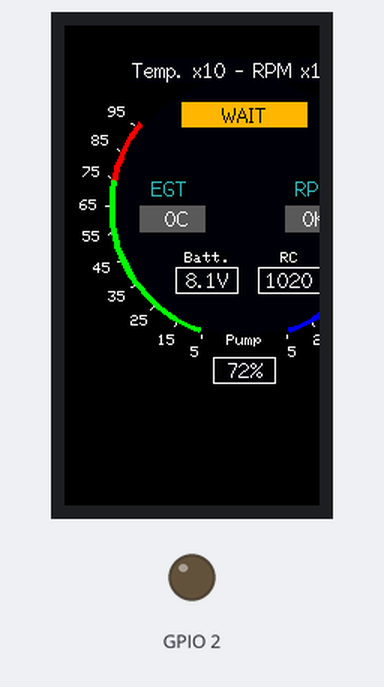
This sketch was run on a simulated ESP32. Shown: 170×320 colour display, output pins drawn as LEDs (lit = HIGH). What the sketch prints to the serial monitor is not drawn.

Above: at 0.3 s.
At 2.0 s:
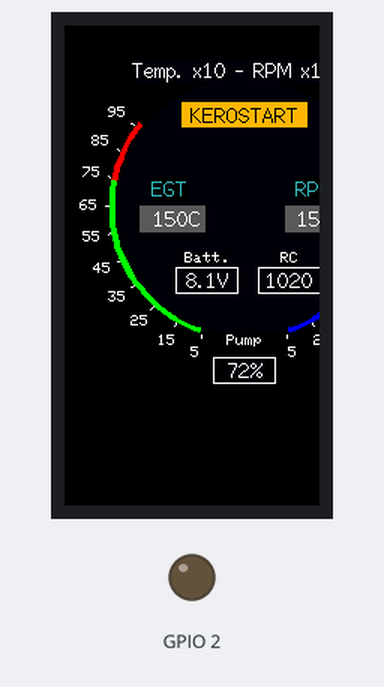
At 4.3 s:
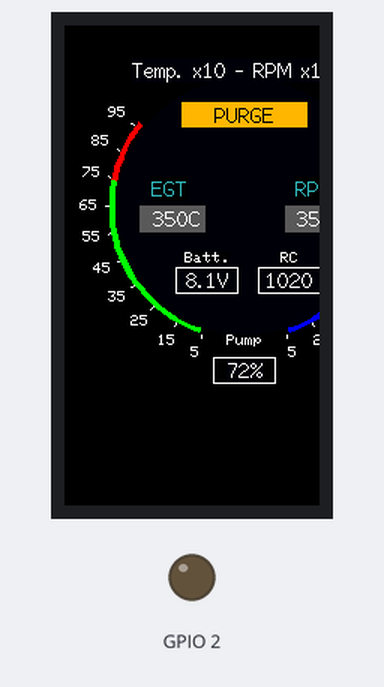
At 8.3 s:
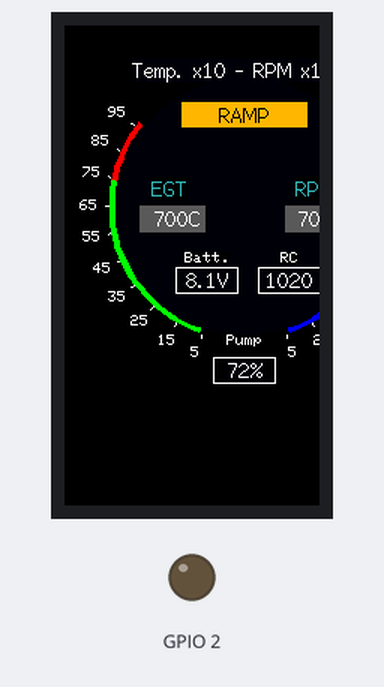
At 16.2 s:
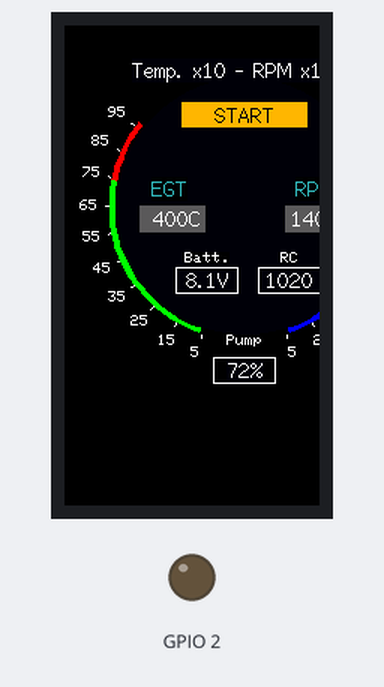
At 39.4 s:
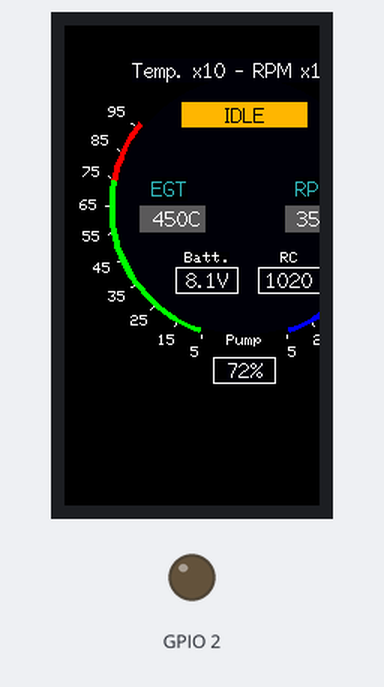

The sketch:

watchESP.ino
```cpp
#include <TFT_eSPI.h>
#include "fonts.h"
//#include "test.h"
//#include "time.h"
//#include "RTClib.h"

//RTC_DS3231 rtc;

TFT_eSPI tft = TFT_eSPI();
TFT_eSprite img = TFT_eSprite(&tft);
//TFT_eSprite txt = TFT_eSprite(&tft);
TFT_eSprite needle_egt = TFT_eSprite(&tft); // Sprite object for needle
TFT_eSprite needle_rpm = TFT_eSprite(&tft); // Sprite object for needle
//uint16_t* tft_buffer;
//uint16_t  spr_width = 0;
//bool buffer_loaded = false;
//uint16_t  bg_color =0;
char temp[6] ;

#define DEG2RAD 0.0174532925
#define AA_FONT_LARGE NotoSansBold36
#define color1 TFT_WHITE
#define color2  0x8410
#define color3 0x5ACB
#define color4 0x15B3
#define color5 0x00A3

#define Maxtemp 750
#define Mintemp 50
#define Maxrpm  140000
#define Idlerpm 35000
#define Minrpm  5000
#define Maxtemp10 Maxtemp*1.1
#define Maxrpm10 Maxrpm*1.1
#define EGT_INTERVALS 10
#define EGT_INTERVAL 100
#define RPM_INTERVALS 10
#define RPM_INTERVAL 20

#define NEEDLE_LENGTH 10  // Visible length
#define NEEDLE_WIDTH  5  // Width of needle - make it an odd number
#define NEEDLE_RADIUS 84 // Radius at tip
#define NEEDLE_COLOR1 TFT_WHITE  // Needle periphery colour
#define NEEDLE_COLOR2 TFT_WHITE     // Needle centre colour
#define DIAL_CENTRE_X 120
#define DIAL_CENTRE_Y 120

volatile int counter = 0;
float VALUE;
float lastValue=0;

double rad=0.01745;
float x[360];
float y[360];


float px[360];
float py[360];

float lx[360];
float ly[360];


int r=104;
int sx=120;
int sy=120;

String cc[12]={"45","40","35","30","25","20","15","10","05","0","55","50"};
String days[]={"SUNDAY", "MONDAY", "TUESDAY", "WEDNESDAY", "THURSDAY", "FRIDAY", "SATURDAY"};
String status[] = {"WAIT","START","GLOW","KEROSTART","PREHEAT","RAMP","IDLE","PURGE","COOL"};
int EGT_values[EGT_INTERVALS] ;
int RPM_values[RPM_INTERVALS] ;
int start[12];
int startP[60];
int EGT[EGT_INTERVALS];
int RPM[RPM_INTERVALS] ;

const int pwmFreq = 5000;
const int pwmResolution = 8;
const int pwmLedChannelTFT = 0;

int status_width ;
int alarm_width ;
int pump_width ;
int titre_width ;
int egt_rpm_width ;

int angle=0;
bool onOff=0;
bool debounce=0;

String h,m,s,d1,d2,m1,m2;

void setup() {

 int temp_interval = EGT_INTERVAL;//(Maxtemp10 - Mintemp) / 9 ;
 int intervale ;
 Serial.begin(115200);
 Serial.println("Starting....") ;

 Serial.println("EGT_values[i]") ;
 for(int i=0;i<EGT_INTERVALS;i++)
 {
   EGT_values[i] = (Mintemp + i*temp_interval)/10 ;
   Serial.print(EGT_values[i]) ;
   Serial.print(";") ;
 }
Serial.println(" ") ;

 Serial.println("RPM_values[i]") ;

intervale = ((Maxrpm10 - Minrpm)/(RPM_INTERVALS-2))/1000 ;
  for(int i=0;i<RPM_INTERVALS;i++)
 {
   RPM_values[i] = (Minrpm/1000 + i*intervale) ;
   Serial.print(RPM_values[i]) ;
   Serial.print(";") ;
 }
 Serial.println(" ") ;

    pinMode(2,OUTPUT);
    pinMode(0,INPUT_PULLUP);
    pinMode(35,INPUT_PULLUP);
    pinMode(13,INPUT_PULLUP);

    digitalWrite(2,0);

    tft.init();
    tft.fillScreen(TFT_BLACK);


  img.setTextFont(2);
  status_width = img.textWidth("-KEROSTART-");
  alarm_width = img.textWidth("-ALARM-");
  pump_width = img.textWidth(".7777.");
  titre_width = img.textWidth("Temp. x10 - RPM x1000");
  egt_rpm_width = img.textWidth("-777C-") ;


  //img.setSwapBytes(true);
  img.createSprite(240, 240);
  img.setTextDatum(4);

  tft.setPivot(DIAL_CENTRE_X, DIAL_CENTRE_Y);
    // Create the needle Sprite
  createNeedles();
    // Reset needle position to 0
  plotNeedles(0, 0);
    //delay(2000);

int b=0;
int b2=0;
int b3=0;
int b4=5;


    for(int i=0;i<360;i++)
    {
       x[i]=(r*cos(rad*i))+sx;
       y[i]=(r*sin(rad*i))+sy;
       px[i]=((r-11)*cos(rad*i))+sx;
       py[i]=((r-11)*sin(rad*i))+sy;
       lx[i]=((r-13)*cos(rad*i))+sx;
       ly[i]=((r-13)*sin(rad*i))+sy;

       if(i%30==0){
       start[b]=i;
       b++;
       }

       if(i > 100 && i < 240 )
       {
        if(i%12==0){
        EGT[b3]=i;
        b3++;
        }
       }

       if(i > 0 && i <= 80 )
       {
        if(i%12==0){
        RPM[b4]=i;
        Serial.print(b4);
        Serial.print("-") ;
        Serial.print(RPM[b4]);
        Serial.print(";") ;
        b4--;
        if(b4 <0 )b4 = 9;
        }
       }
       if(i > 320 && i <= 360 )
       {
        if(i%12==0){
        RPM[b4]=i;
        Serial.print(b4);
        Serial.print("-") ;
        Serial.print(RPM[b4]);
        Serial.print(";") ;
        b4--;
        if(b4 <0 )b4 = 9;
        }
       }

       if(i%6==0){
       startP[b2]=i;
       b2++;
       }
      }
Serial.println(" ") ;
Serial.println("RPM");
for(int i=0;i<11 ; i++)
{
        Serial.print(RPM[i]);
        Serial.print(";") ;
}
Serial.println(" ") ;
Serial.println("EGT");
for(int i=0;i<11 ; i++)
{
        Serial.print(EGT[i]);
        Serial.print(";") ;
}
Serial.println(" ") ;
draw_statics() ;
}

int lastAngle=0;
float circle=100;
bool dir=0;
int rAngle=359;

void draw_statics()
{
  int triangles_red,triangles_green,angle_red,angle_green ;

  triangles_green  = (Maxtemp/10 * 36 / 95)-1 ;
  triangles_red = 36 - triangles_green ;
  angle_red = 200 + triangles_green*3 ;

  // EGT
  fillArc(DIAL_CENTRE_X, DIAL_CENTRE_Y, 200,triangles_green, 90,90, 3, TFT_GREEN);
  fillArc(DIAL_CENTRE_X, DIAL_CENTRE_Y, angle_red, triangles_red, 90,90, 3, TFT_RED);
  // RPM
  fillArc(DIAL_CENTRE_X, DIAL_CENTRE_Y, 52, 6, 90,90, 3, TFT_RED);
  fillArc(DIAL_CENTRE_X, DIAL_CENTRE_Y, 70, 30, 90,90, 3, TFT_BLUE);
  img.setTextFont(1) ;
  for(int i=0;i<EGT_INTERVALS;i++)
    {
       //txt.drawString(EGT_values[i],x[start[i]+angle],y[start[i]+angle],2);
       img.drawNumber(EGT_values[i],x[EGT[i]],y[EGT[i]]);
       img.drawNumber(RPM_values[i],x[RPM[i]],y[RPM[i]]);
       img.drawLine(px[EGT[i]],py[EGT[i]],lx[EGT[i]],ly[EGT[i]],color1);
       img.drawLine(px[RPM[i]],py[RPM[i]],lx[RPM[i]],ly[RPM[i]],color1);
     }


  img.pushSprite(0,0,0);
}

void loop() {
//Serial.println(millis());

  char str_egt[5] ;
  char str_rpm[5] ;
  static int count = 0 ;
  static int current_status = 0 ;
  int32_t millis_prec = millis();
  //uint16_t angle_egt = random(950); // random speed in range 0 to 240
  //uint16_t angle_rpm = random(200); // random speed in range 0 to 240
  static uint16_t angle_egt ; // random speed in range 0 to 240
  static uint16_t angle_rpm ; // random speed in range 0 to 240
  int time_to_draw ;

  //sprintf(str_egt,"%dC",angle_egt);
  //sprintf(str_rpm,"%dK",angle_rpm);
  sprintf(str_egt,"%dC",angle_egt*10);
  sprintf(str_rpm,"%dK",angle_rpm);
  angle=0;//now.second()*6;
  // Plot needle at random angle in range 0 to 240, speed 40ms per increment
  //img.fillSprite(TFT_BLACK);

  //spr.drawString("Temp. x10 - RPM x1000",spr_width/2, spr.fontHeight()/2) ;

  img.fillCircle(DIAL_CENTRE_X,DIAL_CENTRE_Y,NEEDLE_RADIUS+1,1) ;
  img.setTextFont(2) ;
  img.fillRect(50,120,egt_rpm_width,img.fontHeight()+2,color3);
  img.fillRect(147,120,egt_rpm_width,img.fontHeight()+2,color3);
  img.fillRect(120-status_width/2,60-img.fontHeight()/2-1,status_width,img.fontHeight()+1,TFT_ORANGE);

  img.setTextColor(TFT_WHITE,TFT_BLACK);
  img.drawRect(120-pump_width/2,230-img.fontHeight()/2-1,pump_width,img.fontHeight()+2,TFT_WHITE);
  img.drawString("Pump",120,210,1) ;
  img.setTextColor(0x35D7,TFT_BLACK);
  img.drawString("EGT",70,125-img.fontHeight(),2);
  img.drawString("RPM",167,125-img.fontHeight(),2);
  img.setTextColor(TFT_WHITE,TFT_BLACK);
  img.setTextFont(1) ;
  img.drawString("Batt.",95,155,1) ;
  img.drawString("RC",150,155,1) ;
  img.setTextFont(2) ;
  img.drawRect(150-pump_width/2,170-img.fontHeight()/2-1,pump_width,img.fontHeight()+2,TFT_WHITE);
  img.drawRect(95-pump_width/2,170-img.fontHeight()/2-1,pump_width,img.fontHeight()+2,TFT_WHITE);


  img.setTextFont(2) ;
  img.setTextColor(1,TFT_ORANGE);
  img.drawString(status[current_status],120,60) ;
  if(angle_egt > Maxtemp/10)
  {
    img.fillRect(120-alarm_width/2,90-img.fontHeight()/2-1,alarm_width,img.fontHeight()+1,TFT_RED);
    img.setTextColor(TFT_WHITE,TFT_RED);
    img.drawString("ALARM",120,90) ;
    img.drawString("Overheat",120,110) ;
  }
  if(angle_rpm > Maxrpm/1000)
  {
    img.fillRect(120-alarm_width/2,90-img.fontHeight()/2-1,alarm_width,img.fontHeight()+1,TFT_RED);
    img.setTextColor(TFT_WHITE,TFT_RED);
    img.drawString("ALARM",120,90) ;
    img.drawString("Overspeed",120,110) ;
  }

  img.setTextColor(TFT_WHITE,1);
  img.drawString("Temp. x10 - RPM x1000",120,30) ;
  img.drawString("72%",120,230) ;
  img.drawString("8.1V",95,170) ;
  img.drawString("1020",150,170) ;


  img.setTextColor(TFT_WHITE,color3);
  img.drawString(str_egt,75,120+img.fontHeight()/2+1,2);
  img.drawString(str_rpm,167,120+img.fontHeight()/2+1,2);

  img.pushSprite(0,0,0);
 // txt.pushSprite(0,0,0);
 // spr.pushSprite(120 - spr_width / 2, 25,0);

  plotNeedles(angle_egt, angle_rpm);
//  time_to_draw = millis()-millis_prec ;
//  Serial.print(time_to_draw) ;
//  Serial.println("ms") ;
  angle_egt +=5;
  angle_rpm +=5 ;
  current_status++ ;
  if(current_status > 8) current_status = 0 ;
  if(angle_egt > 95) angle_egt = 0 ;
  if(angle_rpm > Maxrpm10/1000) angle_rpm = 0 ;
/*  plotNeedles(EGT_values[count], RPM_values[count]);
count++ ;
if(count > 9)
  count = 0 ;
Serial.print(EGT_values[count]);
Serial.print(";") ;
Serial.print(RPM_values[count]);
Serial.println(";") ;
Serial.println(" ") ;*/
  // Pause at new position

delay(500);
}


void fillArc(int x, int y, int start_angle, int seg_count, int rx, int ry, int w, unsigned int colour)
{

  byte seg = 3; // Segments are 3 degrees wide = 120 segments for 360 degrees
  byte inc = 3; // Draw segments every 3 degrees, increase to 6 for segmented ring

  // Calculate first pair of coordinates for segment start
  float sx = cos((start_angle - 90) * DEG2RAD);
  float sy = sin((start_angle - 90) * DEG2RAD);
  uint16_t x0 = sx * (rx - w) + x;
  uint16_t y0 = sy * (ry - w) + y;
  uint16_t x1 = sx * rx + x;
  uint16_t y1 = sy * ry + y;

  // Draw colour blocks every inc degrees
  for (int i = start_angle; i < start_angle + seg * seg_count; i += inc) {

    // Calculate pair of coordinates for segment end
    float sx2 = cos((i + seg - 90) * DEG2RAD);
    float sy2 = sin((i + seg - 90) * DEG2RAD);
    int x2 = sx2 * (rx - w) + x;
    int y2 = sy2 * (ry - w) + y;
    int x3 = sx2 * rx + x;
    int y3 = sy2 * ry + y;

    img.fillTriangle(x0, y0, x1, y1, x2, y2, colour);
    img.fillTriangle(x1, y1, x2, y2, x3, y3, colour);

    // Copy segment end to sgement start for next segment
    x0 = x2;
    y0 = y2;
    x1 = x3;
    y1 = y3;
  }
}

void createNeedles(void)
{
  needle_egt.setColorDepth(16);
  needle_rpm.setColorDepth(16);
  //needle.setSwapBytes(true);
  needle_egt.createSprite(NEEDLE_WIDTH, NEEDLE_LENGTH);  // create the needle Sprite
  needle_rpm.createSprite(NEEDLE_WIDTH, NEEDLE_LENGTH);  // create the needle Sprite

  needle_egt.fillSprite(TFT_BLACK); // Fill with black
  needle_rpm.fillSprite(TFT_BLACK); // Fill with black
  // Define needle pivot point relative to top left corner of Sprite
  uint16_t piv_x = NEEDLE_WIDTH / 2; // pivot x in Sprite (middle)
  uint16_t piv_y = NEEDLE_RADIUS;    // pivot y in Sprite
  needle_egt.setPivot(piv_x, piv_y);     // Set pivot point in this Sprite
  needle_rpm.setPivot(piv_x, piv_y);     // Set pivot point in this Sprite

  // Draw the red needle in the Sprite
  needle_egt.fillRect(0, 0, NEEDLE_WIDTH, NEEDLE_LENGTH, NEEDLE_COLOR1);
  needle_egt.fillRect(1, 1, NEEDLE_WIDTH-2, NEEDLE_LENGTH-2, NEEDLE_COLOR2);
  needle_rpm.fillRect(0, 0, NEEDLE_WIDTH-2, NEEDLE_LENGTH-2, NEEDLE_COLOR1);
  needle_rpm.fillRect(1, 1, NEEDLE_WIDTH-2, NEEDLE_LENGTH-2, NEEDLE_COLOR1);

}

// =======================================================================================
// Move the needle to a new position
// =======================================================================================
void plotNeedles(int16_t angle_egt, int16_t angle_rpm)
{
  static int16_t old_angle_egt = 90;//-120; // Starts at -120 degrees
  static int16_t old_angle_rpm = 90;//-120; // Starts at -120 degrees

  // Bounding box parameters
  static int16_t min_x;
  static int16_t min_y;
  static int16_t max_x;
  static int16_t max_y;

    // Update the number at the centre of the dial
         int new_egt = map(angle_egt,5,95,200,305) ;
         int new_rpm = map(angle_rpm,Minrpm/1000,Maxrpm10/1000,160,60) ;
         int new_maxegt = map(Maxtemp/10,5,95,200,305) ;
         int new_maxrpm = map(Maxrpm/1000,Minrpm/1000,Maxrpm10/1000,160,60) ;
         int new_idlerpm = map(Idlerpm/1000,Minrpm/1000,Maxrpm10/1000,160,60) ;

         if (new_egt < 200) new_egt = 200; // Limit angle to emulate needle end stops
         if (new_egt > 308) new_egt = 308;
         if (new_rpm < 52) new_rpm = 52; // Limit angle to emulate needle end stops
         if (new_rpm > 160) new_rpm = 160;

      needle_rpm.pushRotated(new_maxegt, TFT_BLACK);
      needle_egt.pushRotated(new_egt, TFT_BLACK);
      needle_egt.pushRotated(new_rpm, TFT_BLACK);
      needle_rpm.pushRotated(new_maxrpm, TFT_BLACK);
      needle_rpm.pushRotated(new_idlerpm, TFT_BLACK);
}
```

Source omitted: fonts.h (data table, 121927 bytes)

Measured:
- what the display in image 0 shows lasts 0.6 s, from 0.3 s to 0.9 s
